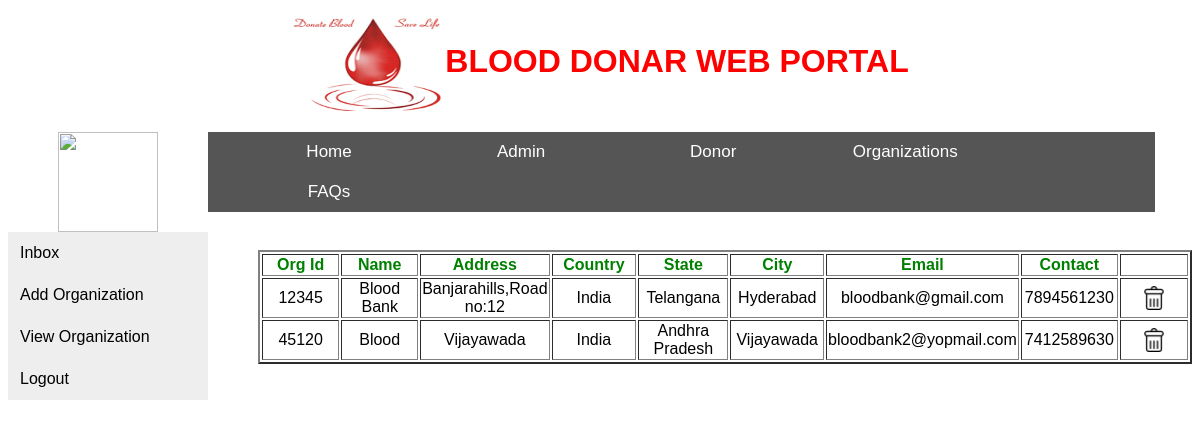
The page /vieworg/ on the database its author committed.
### app1/models.py (models this page shows)
class OrganizationModel(models.Model):
    org_id = models.IntegerField(primary_key=True)
    org_name = models.CharField(max_length=30)
    org_address = models.TextField()
    org_country = models.CharField(max_length=30)
    org_state = models.CharField(max_length=20)
    org_city = models.CharField(max_length=20)
    org_email = models.EmailField(max_length=50)
    org_password = models.CharField(max_length=10)
    org_contact = models.IntegerField(10)

### app1/views.py (the view)
# urls.py: path('vieworg/', views.viewOrg, name="vieworg"),
def viewOrg(request):
    org_data = OrganizationModel.objects.all()
    return render(request,"vieworg.html",{"org":org_data})

### templates/vieworg.html (shortened to what this page needs)
{% load staticfiles %}
 {% include 'header.html' %}
<img src="{% static 'images/admin.png' %}" style=" width:100px;height:100px;margin-left:50px;margin-top:-100px;">
   {% include 'left.html' %}
<html lang="en">
<head>
</head>
<body >
<div style="margin-top: -150px;">
<table border="2" align="center" style="margin-left:250px; margin-top:-150px;">
    <tr>
        <th width="100px" style="color: green">Org Id</th>
        <th width="100px" style="color: green">Name</th>
        <th width="100px" style="color: green">Address</th>
        <th width="100px" style="color: green">Country</th>
        <th width="100px" style="color: green">State</th>
        <th width="100px" style="color: green">City</th>
        <th width="100px" style="color: green">Email</th>
        <th width="100px" style="color: green">Contact</th>
        <th width="100px"></th>
    </tr>
    {% for x in org %}
    <tr>
       <td style="text-align: center">{{ x.org_id }}</td>
    <td style="text-align: center">{{ x.org_name }}</td>
    <td style="text-align: center">{{ x.org_address}}</td>
    <td style="text-align: center">{{ x.org_country}}</td>
    <td style="text-align: center">{{ x.org_state}}</td>
    <td style="text-align: center">{{ x.org_city}}</td>
    <td style="text-align: center">{{ x.org_email}}</td>
    <td style="text-align: center">{{ x.org_contact}}</td>
    <td style="text-align: center">
        <a href="/delete/?x={{ x.org_id }}" >
            <img src="{% static 'images/delete-button.png' %}"></a></td>
    </tr>
    {% endfor %}
</table>
</div>
</body>
</html>

### templates/header.html (shortened to what this page needs)
{% load staticfiles %}
<!DOCTYPE html>
<html>
<body>
<table align="center" border="0">
        <tr>
            <th rowspan="2">
                <img src="{% static 'images/blood-bank.png' %}" width="150" height="100">
            </th>
            <th>
                <font size="6" color="red" >
                    BLOOD DONAR WEB PORTAL
                </font>
            </th>
        </tr>
    </table>
<br>
<div class="navbar" style="margin-bottom:20px;">
  <a class="" href="{% url 'main' %}">Home</a>
  <a href="{% url 'login' %}">Admin</a>
  <a href="{% url 'donor' %}">Donor</a>
  <a href="{% url 'orglogin' %}">Organizations</a>
  <a href="#">FAQs</a>
</div>
</body>
</html>

### templates/left.html (shortened to what this page needs)
{% load staticfiles %}
<!DOCTYPE html>
<html>
<head>
</head>
<body>
<div class="vertical-menu">
  <a href="{% url 'inbox' %}" class="">Inbox</a>
  <a href="{% url 'addorg' %}">Add Organization</a>
  <a href="{% url 'vieworg' %}">View Organization</a>
  <a href="{% url 'logout' %}">Logout</a>
</div>
</body>
</html>

### templates/header.html (style rules this page uses)
* { box-sizing: border-box }
body { font-family: Arial, Helvetica, sans-serif; }
.navbar { width: 80%; background-color: #555; overflow: auto; margin-left: 200px; }
.navbar a { float: left; padding: 10px; color: white; text-decoration: none; font-size: 17px; width: 15%; text-align: center; margin-left: 50px; }

### templates/left.html (style rules this page uses)
.vertical-menu { width: 200px; }
.vertical-menu a { background-color: #eee; color: black; display: block; padding: 12px; text-decoration: none; }

### rows shown on the page
OrganizationModel: org_id "12345", org_name "Blood Bank", org_address "Banjarahills,Road no:12", org_country "India", org_state "Telangana", org_city "Hyderabad", org_email "bloodbank@gmail.com", org_contact "7894561230"
OrganizationModel: org_id "45120", org_name "Blood", org_address "Vijayawada", org_country "India", org_state "Andhra Pradesh", org_city "Vijayawada", org_email "bloodbank2@yopmail.com", org_contact "7412589630"
